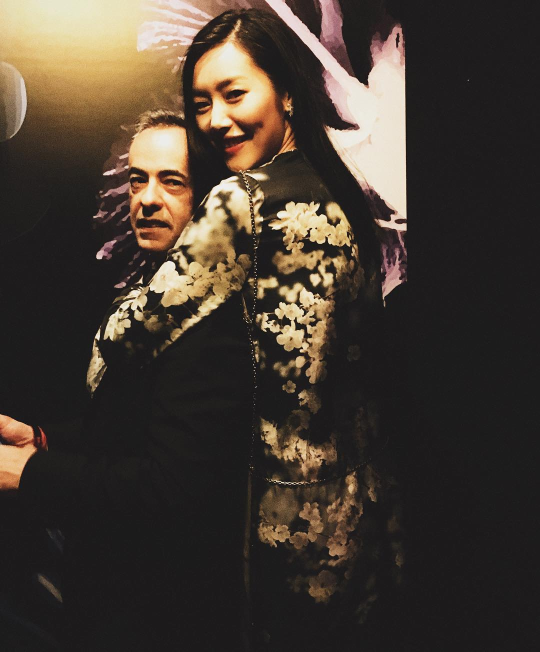
#> input picture test/DataincubatorProposal/liuwenlw/10249366_768609863269748_752639757_n.jpg, 1080 x 1303 px (shown at 1/2 size); its folder holds 4 pictures in this run
$ jupyter execute --allow-errors proposal.ipynb
#> lines starting #> are read from the running program, lines starting #| are printed output that depends on the picture
## Project proposal

I would like to work on a project where it finds similar fashion item in a street style given a product shot. This would be a ranking unsupervised learning problem. I will be scraping some street style imagines from instagram and scrap some product shots from retailers. The reason I am proposing this product is because ins marketing has become a very efficient way for sales. With the rising of Stitch fix and trunk club, it is a big advantage for business who is able to provide outfit idea for the apparel items they are putting on sale.

I am planning to scrap img from ins using this tool (https://github.com/rarcega/instagram-scraper).
Here I only scraped from one user : liuwenlw

# I am really sorry, I did not have time to submit a youtube video so I put some calming music instead. I hope you would benefit from it. I still hope that I could be considered as an applicant.

[cell 1]
from IPython.display import  Image
from os import listdir
from os.path import isfile, join
mypath = "liuwenlw"
files = [f for f in listdir(mypath) if isfile(join(mypath, f)) and len(f) > 10]
images = []
for f in files[:10] :
    images.append(Image(filename= mypath + "/"+ f))

Here are some sample img from this account , one of the easiest way to approach to this would simply compute the MSE of the two img matrix.

[cell 2]
import numpy as np
def mse(imageA, imageB):
	l, w, c = imageA.shape
	l1, w2, c2 = imageB.shape
	imageA = cv2.resize(imageA, (min(l,l1), min(w,w2)))
	imageB = cv2.resize(imageB, (min(l,l1), min(w,w2)))
	err = np.sum((imageA.astype("float") - imageB.astype("float")) ** 2)
	err /= float(imageA.shape[0] * imageA.shape[1])
	return err

[cell 3]
import cv2

img1 = cv2.imread(mypath + "/"+ files[0])
#> img1 is the input picture: shape (1303, 1080, 3); mean B, G, R 50.4, 59.3, 68.7
img2 = cv2.imread(mypath + "/"+ files[1])
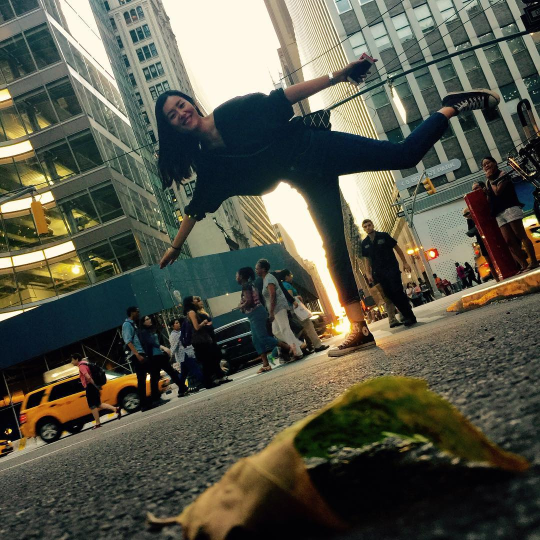
#> input picture test/DataincubatorProposal/liuwenlw/10261078_1599696226946122_1214862159_n.jpg, 1080 x 1080 px (shown at 1/2 size)
#> img2 is the input picture: shape (1080, 1080, 3); mean B, G, R 73.9, 87.9, 87.2
#> (the rest of this cell did not finish here and is left out)

[cell 4]
mse(img1, img2)
#> in mse, `imageA = cv2.resize(imageA, (min(l,l1), min(w,w2)))`:
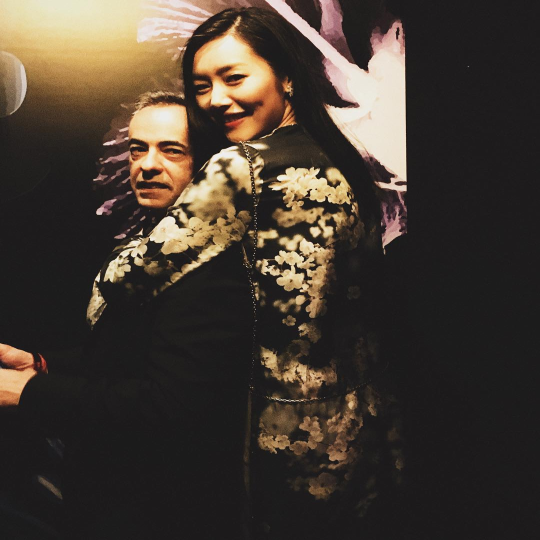
#> imageA: shape (1080, 1080, 3) (shown at 1/2 size); mean of channels 0, 1, 2 50.4, 59.2, 68.6; drawn as B, G, R
#> in mse, `err = np.sum((imageA.astype("float") - imageB.astype("float")) ** 2)`: err = 2.44e+10
#> in mse, `err /= float(imageA.shape[0] * imageA.shape[1])`: err = 20944.1
#> Out = 20944.1
